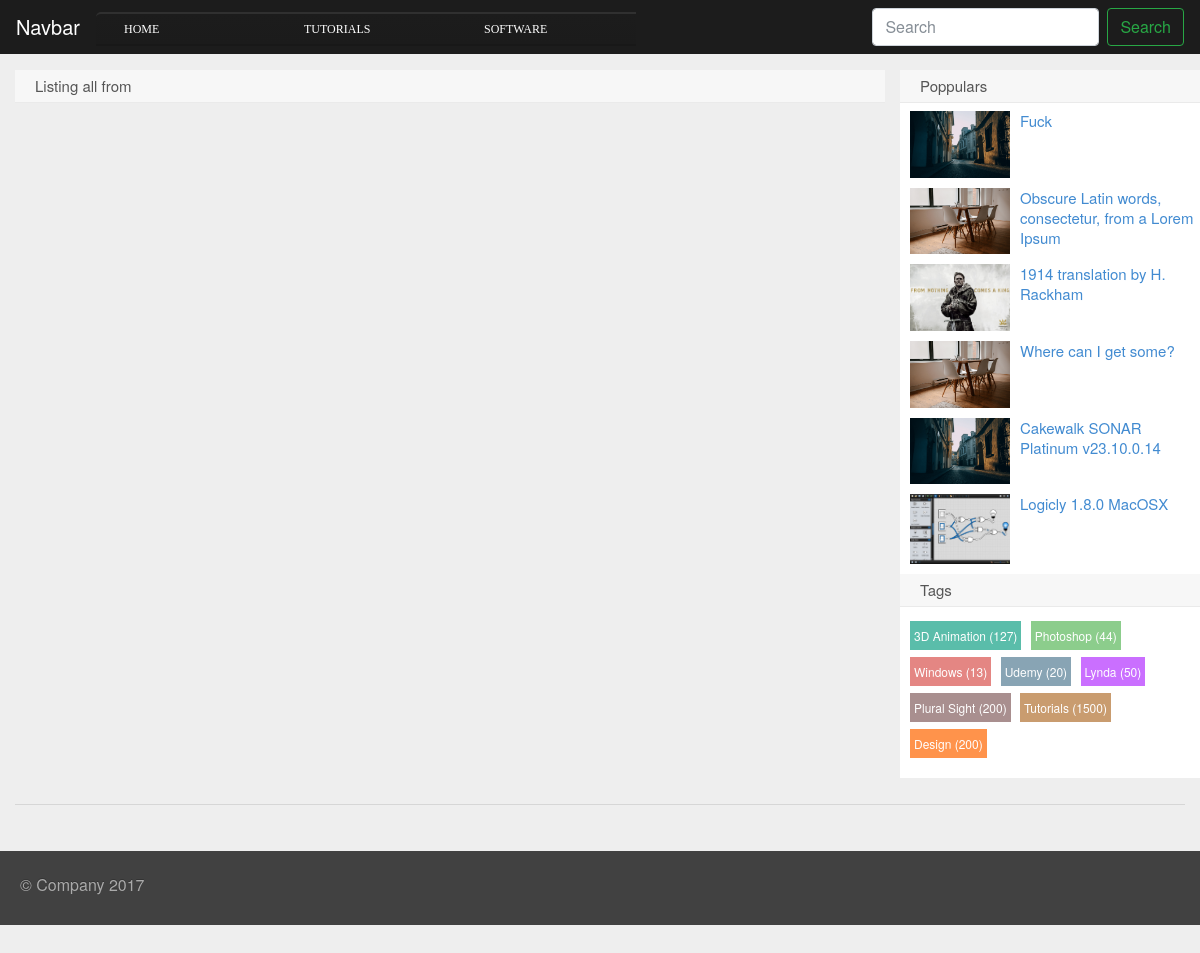
/category.php, run on an earlier commit of the app's database.
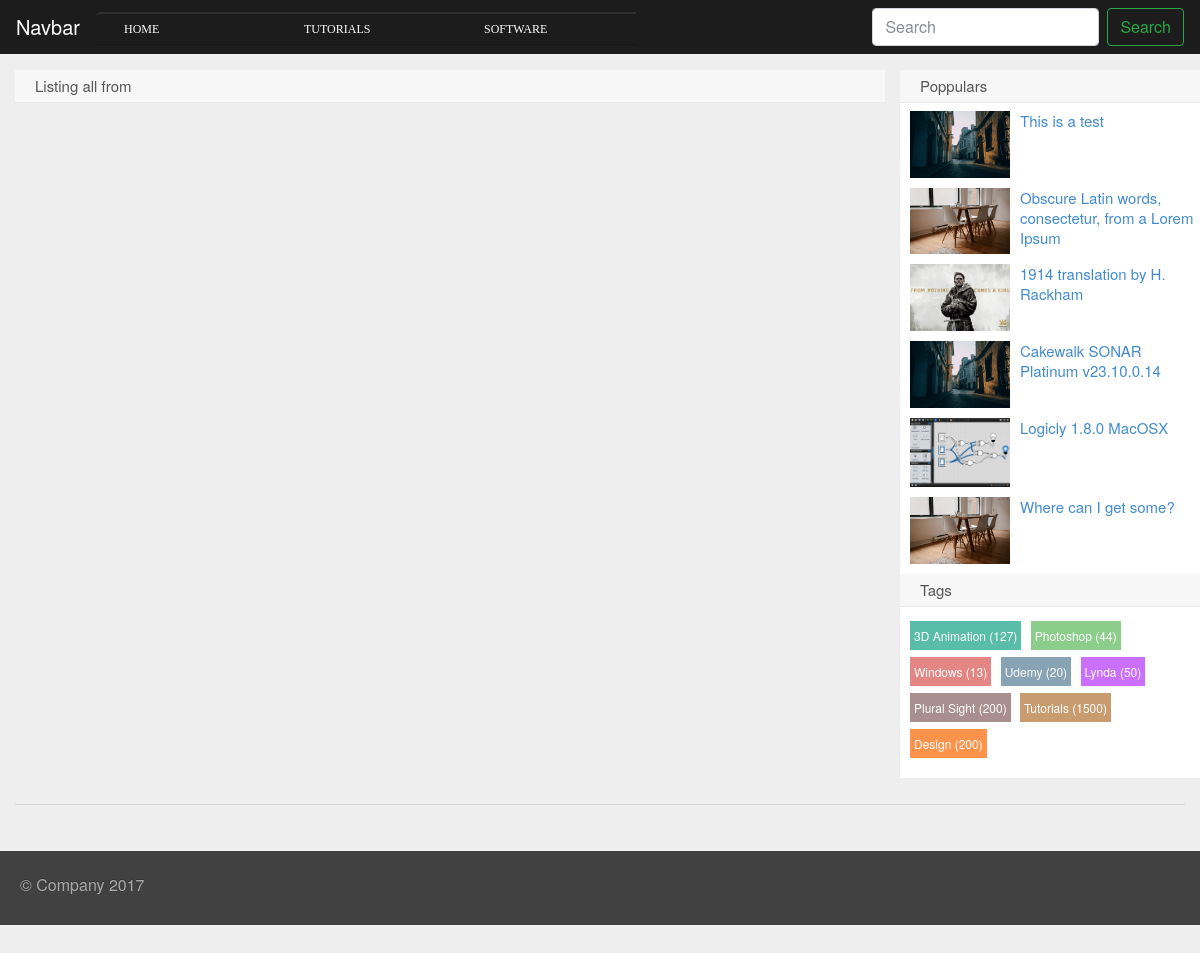
And on a later commit of the database.
### tables this page shows
CREATE TABLE `categories` (
  `cat_id` int(20) NOT NULL AUTO_INCREMENT,
  `cat_name` varchar(255) NOT NULL,
  PRIMARY KEY (`cat_id`)
);

CREATE TABLE `posts` (
  `post_id` int(20) NOT NULL AUTO_INCREMENT,
  `sub_cat_id` int(20) NOT NULL,
  `user_id` int(20) NOT NULL,
  `post_title` varchar(255) NOT NULL,
  `post_image` varchar(255) NOT NULL,
  `post_date` date NOT NULL,
  `post_view` int(255) DEFAULT NULL,
  `post_desc` text NOT NULL,
  `post_tage` varchar(255) NOT NULL,
  `post_status` varchar(255) DEFAULT NULL,
  `post_suggestion` tinyint(4) DEFAULT NULL,
  `down_link` varchar(255) DEFAULT NULL,
  PRIMARY KEY (`post_id`),
  KEY `FK_subcat` (`sub_cat_id`),
  KEY `FK_user` (`user_id`),
  CONSTRAINT `FK_subcat` FOREIGN KEY (`sub_cat_id`) REFERENCES `sub_categories` (`sub_cat_id`) ON DELETE CASCADE ON UPDATE CASCADE,
  CONSTRAINT `FK_user` FOREIGN KEY (`user_id`) REFERENCES `users` (`user_id`) ON DELETE CASCADE ON UPDATE CASCADE
);

### includes/leftbar.php (the view, shortened to what this page needs)
<div class="col-6 col-md-3 sidebar-offcanvas" id="sidebar">
    <div class="list-group">
        <div class="leftbar">
              <h2 class="title">Poppulars</h2>
              <ul>
                  <?php
                  $select_query = "SELECT * FROM posts ORDER BY post_view DESC limit 6";
                  $select_post=mysqli_query($connection,$select_query);
                  while($row_post = mysqli_fetch_array($select_post)) {
                      $post_id = $row_post['0'];
                      $post_title = $row_post['3'];
                      $post_image = $row_post['4'];
                      ?>
                      <li class="item"><a href="/page/<?= $post_id; ?>"><img src="/img/<?= $post_image; ?>" alt="<?= $post_image; ?>"/><?= $post_title?></a></li>
                      <?php
                  }
                  ?>
              </ul>
              <h2 class="title">Tags</h2>
              <div class="d_tags">
                  <a  href="tags8f8b.html?/%D7%DB%BA%CF%BD%CC%B3%CC/"> 3D Animation (127) </a>
                  <a  href="tags8f8b.html?/%D7%DB%BA%CF%BD%CC%B3%CC/"> Photoshop (44) </a>
                  <a  href="tags8f8b.html?/%D7%DB%BA%CF%BD%CC%B3%CC/"> Windows (13) </a>
                  <a  href="tags8f8b.html?/%D7%DB%BA%CF%BD%CC%B3%CC/"> Udemy (20) </a>
                  <a  href="tags8f8b.html?/%D7%DB%BA%CF%BD%CC%B3%CC/"> Lynda (50) </a>
                  <a  href="tags8f8b.html?/%D7%DB%BA%CF%BD%CC%B3%CC/"> Plural Sight (200) </a>
                  <a  href="tags8f8b.html?/%D7%DB%BA%CF%BD%CC%B3%CC/"> Tutorials (1500) </a>
                  <a  href="tags8f8b.html?/%D7%DB%BA%CF%BD%CC%B3%CC/"> Design (200) </a>
              </div>
        </div>
    </div>
</div>

### includes/navigation.php (shortened to what this page needs)
<nav class="navbar navbar-expand-md fixed-top navbar-dark bg-dark">
    <a class="navbar-brand" href="/index.php">Navbar</a>
    <div class="collapse navbar-collapse" id="navbarsExampleDefault">
        <ul class="menu mr-auto">
            <li class="nav-item active">
                <a class="nav-link" href="/index.php">Home <span class="sr-only">(current)</span></a>
            </li>
            <?php
            $query = " SELECT * FROM categories";
            $select_all_category = mysqli_query($connection,$query);
            while ($row = mysqli_fetch_assoc($select_all_category)){
            $cat_id = $row['cat_id'];
            $cat_name = $row['cat_name'];
            ?>
            <li><a href="/category/<?php echo "$cat_name/$cat_id";?>"><?php echo $cat_name ?></a>
              </li>
              <?php } ?>
        </ul>
        <form action="search.php" method="post" class="form-inline my-2 my-lg-0">
            <input name="search" class="form-control mr-sm-2" type="text" placeholder="Search" aria-label="Search">
            <button name="submit" class="btn btn-outline-success my-2 my-sm-0" type="submit">Search</button>
        </form>
    </div>
</nav>

What changed in the data, as far as the page shows it:
changed posts: post_title "Fuck" → "This is a test"
shown differently, row unchanged: posts "Where can I get some?": moves down the list
